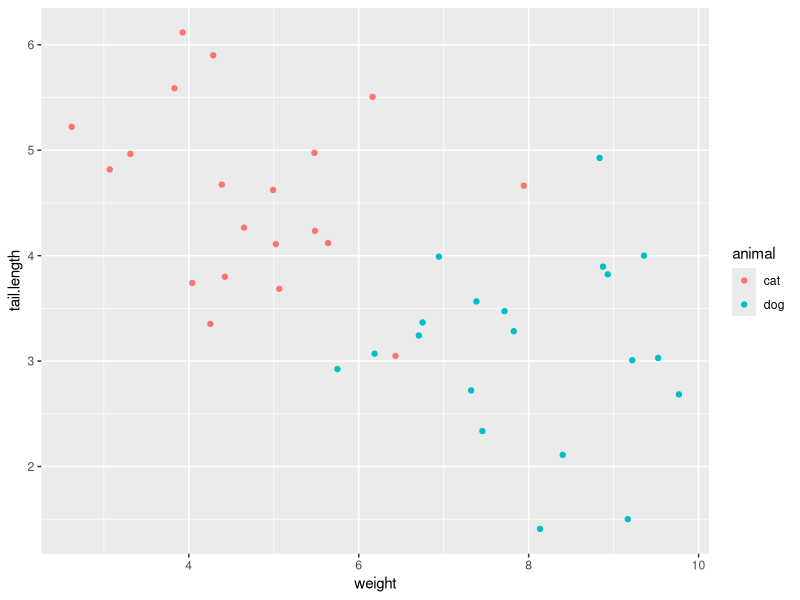

Reproduce this figure in R.
## ---- chunk 1
library(ggplot2)

no.animals <- 40
no.types.animals <- 2
no.each <- no.animals/no.types.animals
# This should be a list
tail.lengths.1 <- rnorm(no.each, mean = 5)
tail.lengths.2 <- rnorm(no.each, mean = 3)
weight.1 <- rnorm(no.each, mean = 4.5)
weight.2 <- rnorm(no.each, mean = 8)

animals <- data.frame(
  tail.length = append(tail.lengths.1, tail.lengths.2),
  weight = append(weight.1, weight.2),
  animal = append(rep('cat',no.each), rep('dog',no.each)))

ggplot(data = animals, aes(y = tail.length, x = weight, color = animal)) + geom_point()
